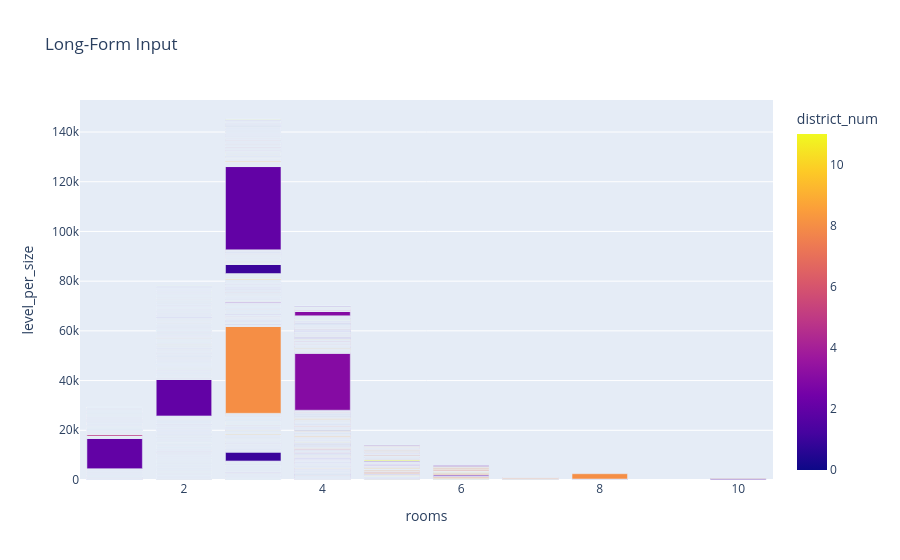

This figure's notebook cell:
### Code cell
fig = px.bar(data, x="rooms", y="level_per_size", color="district_num", title="Long-Form Input")
fig.show()

### Figure 1 — Plotly figure (JSON) as saved in the notebook; plotly's stock layout.template omitted (floating-point values rounded to 4 significant figures; data arrays with more than 128 entries replaced by an {"elided": "..."} marker saying what was removed)
{"data": [{"alignmentgroup": "True", "hovertemplate": "rooms=%{x}<br>level_per_size=%{y}<br>district_num=%{marker.color}<extra></extra>", "legendgroup": "", "marker": {"color": {"elided": "7565 int values"}, "coloraxis": "coloraxis", "pattern": {"shape": ""}}, "name": "", "offsetgroup": "", "orientation": "v", "showlegend": false, "textposition": "auto", "type": "bar", "x": {"elided": "7565 int values"}, "xaxis": "x", "y": {"elided": "7565 float values"}, "yaxis": "y"}], "layout": {"barmode": "relative", "coloraxis": {"colorbar": {"title": {"text": "district_num"}}, "colorscale": [[0, "#0d0887"], [0.1111, "#46039f"], [0.2222, "#7201a8"], [0.3333, "#9c179e"], [0.4444, "#bd3786"], [0.5556, "#d8576b"], [0.6667, "#ed7953"], [0.7778, "#fb9f3a"], [0.8889, "#fdca26"], [1, "#f0f921"]]}, "legend": {"tracegroupgap": 0}, "title": {"text": "Long-Form Input"}, "xaxis": {"anchor": "y", "domain": [0, 1], "title": {"text": "rooms"}}, "yaxis": {"anchor": "x", "domain": [0, 1], "title": {"text": "level_per_size"}}}}
